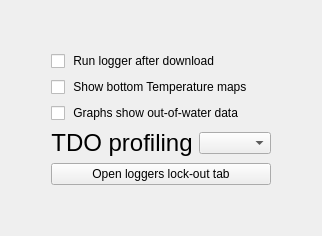
      <widget class="QWidget" name="tab_advanced">
       <attribute name="title">
        <string> Advanced</string>
       </attribute>
       <layout class="QVBoxLayout" name="verticalLayout_5">
        <item>
         <layout class="QGridLayout" name="gridLayout_6">
          <item row="0" column="1">
           <spacer name="verticalSpacer_11">
            <property name="orientation">
             <enum>Qt::Orientation::Vertical</enum>
            </property>
            <property name="sizeHint" stdset="0">
             <size>
              <width>20</width>
              <height>40</height>
             </size>
            </property>
           </spacer>
          </item>
          <item row="2" column="1">
           <widget class="QCheckBox" name="chk_b_maps">
            <property name="text">
             <string> Show bottom Temperature maps</string>
            </property>
           </widget>
          </item>
          <item row="0" column="0">
           <spacer name="horizontalSpacer_12">
            <property name="orientation">
             <enum>Qt::Orientation::Horizontal</enum>
            </property>
            <property name="sizeHint" stdset="0">
             <size>
              <width>40</width>
              <height>20</height>
             </size>
            </property>
           </spacer>
          </item>
          <item row="4" column="1">
           <layout class="QHBoxLayout" name="horizontalLayout_17">
            <item>
             <widget class="QLabel" name="label_6">
              <property name="font">
               <font>
                <pointsize>18</pointsize>
               </font>
              </property>
              <property name="text">
               <string>TDO profiling</string>
              </property>
              <property name="alignment">
               <set>Qt::AlignmentFlag::AlignCenter</set>
              </property>
             </widget>
            </item>
            <item>
             <widget class="QComboBox" name="cbox_scf"/>
            </item>
           </layout>
          </item>
          <item row="6" column="1">
           <widget class="QPushButton" name="btn_adv_purge_lo">
            <property name="text">
             <string>Open loggers lock-out tab</string>
            </property>
           </widget>
          </item>
          <item row="0" column="2">
           <spacer name="horizontalSpacer_22">
            <property name="orientation">
             <enum>Qt::Orientation::Horizontal</enum>
            </property>
            <property name="sizeHint" stdset="0">
             <size>
              <width>40</width>
              <height>20</height>
             </size>
            </property>
           </spacer>
          </item>
          <item row="1" column="1">
           <widget class="QCheckBox" name="chk_rerun">
            <property name="text">
             <string> Run logger after download</string>
            </property>
           </widget>
          </item>
          <item row="7" column="1">
           <spacer name="verticalSpacer_13">
            <property name="orientation">
             <enum>Qt::Orientation::Vertical</enum>
            </property>
            <property name="sizeHint" stdset="0">
             <size>
              <width>20</width>
              <height>40</height>
             </size>
            </property>
           </spacer>
          </item>
          <item row="3" column="1">
           <widget class="QCheckBox" name="chk_ow">
            <property name="text">
             <string> Graphs show out-of-water data</string>
            </property>
           </widget>
          </item>
         </layout>
        </item>
       </layout>
      </widget>
